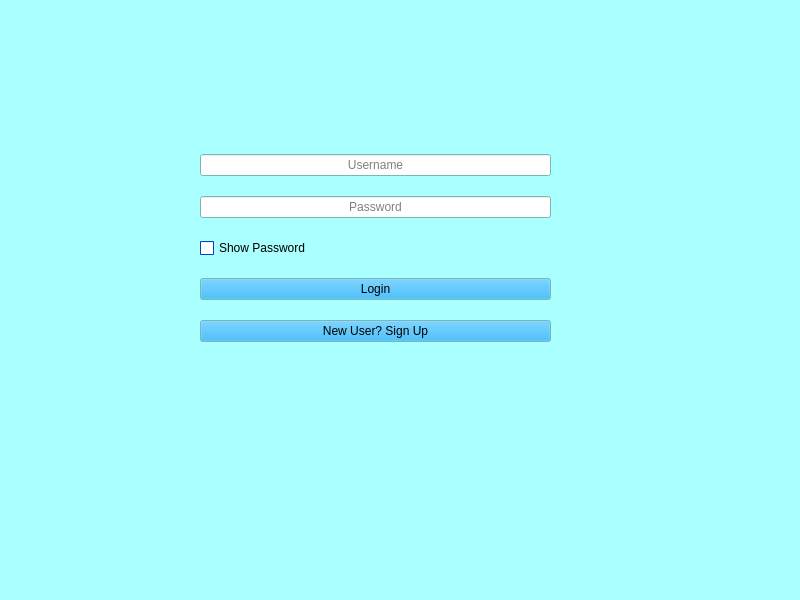
<?xml version="1.0" encoding="UTF-8"?>
<ui version="4.0">
 <class>Widget</class>
 <widget class="QWidget" name="Widget">
  <property name="geometry">
   <rect>
    <x>0</x>
    <y>0</y>
    <width>800</width>
    <height>600</height>
   </rect>
  </property>
  <property name="palette">
   <palette>
    <active>
     <colorrole role="WindowText">
      <brush brushstyle="SolidPattern">
       <color alpha="255">
        <red>0</red>
        <green>0</green>
        <blue>0</blue>
       </color>
      </brush>
     </colorrole>
     <colorrole role="Button">
      <brush brushstyle="SolidPattern">
       <color alpha="255">
        <red>0</red>
        <green>170</green>
        <blue>255</blue>
       </color>
      </brush>
     </colorrole>
     <colorrole role="Light">
      <brush brushstyle="SolidPattern">
       <color alpha="255">
        <red>85</red>
        <green>255</green>
        <blue>255</blue>
       </color>
      </brush>
     </colorrole>
     <colorrole role="Midlight">
      <brush brushstyle="SolidPattern">
       <color alpha="255">
        <red>212</red>
        <green>255</green>
        <blue>255</blue>
       </color>
      </brush>
     </colorrole>
     <colorrole role="Dark">
      <brush brushstyle="SolidPattern">
       <color alpha="255">
        <red>85</red>
        <green>127</green>
        <blue>127</blue>
       </color>
      </brush>
     </colorrole>
     <colorrole role="Mid">
      <brush brushstyle="SolidPattern">
       <color alpha="255">
        <red>113</red>
        <green>170</green>
        <blue>170</blue>
       </color>
      </brush>
     </colorrole>
     <colorrole role="Text">
      <brush brushstyle="SolidPattern">
       <color alpha="255">
        <red>0</red>
        <green>0</green>
        <blue>0</blue>
       </color>
      </brush>
     </colorrole>
     <colorrole role="BrightText">
      <brush brushstyle="SolidPattern">
       <color alpha="255">
        <red>255</red>
        <green>255</green>
        <blue>255</blue>
       </color>
      </brush>
     </colorrole>
     <colorrole role="ButtonText">
      <brush brushstyle="SolidPattern">
       <color alpha="255">
        <red>0</red>
        <green>0</green>
        <blue>0</blue>
       </color>
      </brush>
     </colorrole>
     <colorrole role="Base">
      <brush brushstyle="SolidPattern">
       <color alpha="255">
        <red>255</red>
        <green>255</green>
        <blue>255</blue>
       </color>
      </brush>
     </colorrole>
     <colorrole role="Window">
      <brush brushstyle="SolidPattern">
       <color alpha="255">
        <red>170</red>
        <green>255</green>
        <blue>255</blue>
       </color>
      </brush>
     </colorrole>
     <colorrole role="Shadow">
      <brush brushstyle="SolidPattern">
       <color alpha="255">
        <red>0</red>
        <green>0</green>
        <blue>0</blue>
       </color>
      </brush>
     </colorrole>
     <colorrole role="AlternateBase">
      <brush brushstyle="SolidPattern">
       <color alpha="255">
        <red>212</red>
        <green>255</green>
        <blue>255</blue>
       </color>
      </brush>
     </colorrole>
     <colorrole role="ToolTipBase">
      <brush brushstyle="SolidPattern">
       <color alpha="255">
        <red>255</red>
        <green>255</green>
        <blue>220</blue>
       </color>
      </brush>
     </colorrole>
     <colorrole role="ToolTipText">
      <brush brushstyle="SolidPattern">
       <color alpha="255">
        <red>0</red>
        <green>0</green>
        <blue>0</blue>
       </color>
      </brush>
     </colorrole>
     <colorrole role="PlaceholderText">
      <brush brushstyle="SolidPattern">
       <color alpha="127">
        <red>0</red>
        <green>0</green>
        <blue>0</blue>
       </color>
      </brush>
     </colorrole>
     <colorrole role="Accent">
      <brush brushstyle="SolidPattern">
       <color alpha="255">
        <red>255</red>
        <green>255</green>
        <blue>255</blue>
       </color>
      </brush>
     </colorrole>
    </active>
    <inactive>
     <colorrole role="WindowText">
      <brush brushstyle="SolidPattern">
       <color alpha="255">
        <red>0</red>
        <green>0</green>
        <blue>0</blue>
       </color>
      </brush>
     </colorrole>
     <colorrole role="Button">
      <brush brushstyle="SolidPattern">
       <color alpha="255">
        <red>0</red>
        <green>170</green>
        <blue>255</blue>
       </color>
      </brush>
     </colorrole>
     <colorrole role="Light">
      <brush brushstyle="SolidPattern">
       <color alpha="255">
        <red>85</red>
        <green>255</green>
        <blue>255</blue>
       </color>
      </brush>
     </colorrole>
     <colorrole role="Midlight">
      <brush brushstyle="SolidPattern">
       <color alpha="255">
        <red>212</red>
        <green>255</green>
        <blue>255</blue>
       </color>
      </brush>
     </colorrole>
     <colorrole role="Dark">
      <brush brushstyle="SolidPattern">
       <color alpha="255">
        <red>85</red>
        <green>127</green>
        <blue>127</blue>
       </color>
      </brush>
     </colorrole>
     <colorrole role="Mid">
      <brush brushstyle="SolidPattern">
       <color alpha="255">
        <red>113</red>
        <green>170</green>
        <blue>170</blue>
       </color>
      </brush>
     </colorrole>
     <colorrole role="Text">
      <brush brushstyle="SolidPattern">
       <color alpha="255">
        <red>0</red>
        <green>0</green>
        <blue>0</blue>
       </color>
      </brush>
     </colorrole>
     <colorrole role="BrightText">
      <brush brushstyle="SolidPattern">
       <color alpha="255">
        <red>255</red>
        <green>255</green>
        <blue>255</blue>
       </color>
      </brush>
     </colorrole>
     <colorrole role="ButtonText">
      <brush brushstyle="SolidPattern">
       <color alpha="255">
        <red>0</red>
        <green>0</green>
        <blue>0</blue>
       </color>
      </brush>
     </colorrole>
     <colorrole role="Base">
      <brush brushstyle="SolidPattern">
       <color alpha="255">
        <red>255</red>
        <green>255</green>
        <blue>255</blue>
       </color>
      </brush>
     </colorrole>
     <colorrole role="Window">
      <brush brushstyle="SolidPattern">
       <color alpha="255">
        <red>170</red>
        <green>255</green>
        <blue>255</blue>
       </color>
      </brush>
     </colorrole>
     <colorrole role="Shadow">
      <brush brushstyle="SolidPattern">
       <color alpha="255">
        <red>0</red>
        <green>0</green>
        <blue>0</blue>
       </color>
      </brush>
     </colorrole>
     <colorrole role="AlternateBase">
      <brush brushstyle="SolidPattern">
       <color alpha="255">
        <red>212</red>
        <green>255</green>
        <blue>255</blue>
       </color>
      </brush>
     </colorrole>
     <colorrole role="ToolTipBase">
      <brush brushstyle="SolidPattern">
       <color alpha="255">
        <red>255</red>
        <green>255</green>
        <blue>220</blue>
       </color>
      </brush>
     </colorrole>
     <colorrole role="ToolTipText">
      <brush brushstyle="SolidPattern">
       <color alpha="255">
        <red>0</red>
        <green>0</green>
        <blue>0</blue>
       </color>
      </brush>
     </colorrole>
     <colorrole role="PlaceholderText">
      <brush brushstyle="SolidPattern">
       <color alpha="127">
        <red>0</red>
        <green>0</green>
        <blue>0</blue>
       </color>
      </brush>
     </colorrole>
     <colorrole role="Accent">
      <brush brushstyle="SolidPattern">
       <color alpha="255">
        <red>255</red>
        <green>255</green>
        <blue>255</blue>
       </color>
      </brush>
     </colorrole>
    </inactive>
    <disabled>
     <colorrole role="WindowText">
      <brush brushstyle="SolidPattern">
       <color alpha="255">
        <red>85</red>
        <green>127</green>
        <blue>127</blue>
       </color>
      </brush>
     </colorrole>
     <colorrole role="Button">
      <brush brushstyle="SolidPattern">
       <color alpha="255">
        <red>0</red>
        <green>170</green>
        <blue>255</blue>
       </color>
      </brush>
     </colorrole>
     <colorrole role="Light">
      <brush brushstyle="SolidPattern">
       <color alpha="255">
        <red>85</red>
        <green>255</green>
        <blue>255</blue>
       </color>
      </brush>
     </colorrole>
     <colorrole role="Midlight">
      <brush brushstyle="SolidPattern">
       <color alpha="255">
        <red>212</red>
        <green>255</green>
        <blue>255</blue>
       </color>
      </brush>
     </colorrole>
     <colorrole role="Dark">
      <brush brushstyle="SolidPattern">
       <color alpha="255">
        <red>85</red>
        <green>127</green>
        <blue>127</blue>
       </color>
      </brush>
     </colorrole>
     <colorrole role="Mid">
      <brush brushstyle="SolidPattern">
       <color alpha="255">
        <red>113</red>
        <green>170</green>
        <blue>170</blue>
       </color>
      </brush>
     </colorrole>
     <colorrole role="Text">
      <brush brushstyle="SolidPattern">
       <color alpha="255">
        <red>85</red>
        <green>127</green>
        <blue>127</blue>
       </color>
      </brush>
     </colorrole>
     <colorrole role="BrightText">
      <brush brushstyle="SolidPattern">
       <color alpha="255">
        <red>255</red>
        <green>255</green>
        <blue>255</blue>
       </color>
      </brush>
     </colorrole>
     <colorrole role="ButtonText">
      <brush brushstyle="SolidPattern">
       <color alpha="255">
        <red>85</red>
        <green>127</green>
        <blue>127</blue>
       </color>
      </brush>
     </colorrole>
     <colorrole role="Base">
      <brush brushstyle="SolidPattern">
       <color alpha="255">
        <red>170</red>
        <green>255</green>
        <blue>255</blue>
       </color>
      </brush>
     </colorrole>
     <colorrole role="Window">
      <brush brushstyle="SolidPattern">
       <color alpha="255">
        <red>170</red>
        <green>255</green>
        <blue>255</blue>
       </color>
      </brush>
     </colorrole>
     <colorrole role="Shadow">
      <brush brushstyle="SolidPattern">
       <color alpha="255">
        <red>0</red>
        <green>0</green>
        <blue>0</blue>
       </color>
      </brush>
     </colorrole>
     <colorrole role="AlternateBase">
      <brush brushstyle="SolidPattern">
       <color alpha="255">
        <red>170</red>
        <green>255</green>
        <blue>255</blue>
       </color>
      </brush>
     </colorrole>
     <colorrole role="ToolTipBase">
      <brush brushstyle="SolidPattern">
       <color alpha="255">
        <red>255</red>
        <green>255</green>
        <blue>220</blue>
       </color>
      </brush>
     </colorrole>
     <colorrole role="ToolTipText">
      <brush brushstyle="SolidPattern">
       <color alpha="255">
        <red>0</red>
        <green>0</green>
        <blue>0</blue>
       </color>
      </brush>
     </colorrole>
     <colorrole role="PlaceholderText">
      <brush brushstyle="SolidPattern">
       <color alpha="127">
        <red>85</red>
        <green>127</green>
        <blue>127</blue>
       </color>
      </brush>
     </colorrole>
     <colorrole role="Accent">
      <brush brushstyle="SolidPattern">
       <color alpha="255">
        <red>246</red>
        <green>255</green>
        <blue>255</blue>
       </color>
      </brush>
     </colorrole>
    </disabled>
   </palette>
  </property>
  <property name="windowTitle">
   <string>Widget</string>
  </property>
  <widget class="QWidget" name="gridLayoutWidget">
   <property name="geometry">
    <rect>
     <x>200</x>
     <y>140</y>
     <width>351</width>
     <height>221</height>
    </rect>
   </property>
   <layout class="QGridLayout" name="gridLayout_3">
    <item row="0" column="0" colspan="2">
     <widget class="QLineEdit" name="usernameLineEdit">
      <property name="text">
       <string/>
      </property>
      <property name="alignment">
       <set>Qt::AlignmentFlag::AlignCenter</set>
      </property>
      <property name="placeholderText">
       <string>Username</string>
      </property>
      <property name="clearButtonEnabled">
       <bool>false</bool>
      </property>
     </widget>
    </item>
    <item row="1" column="0" colspan="2">
     <widget class="QLineEdit" name="passwordLineEdit">
      <property name="text">
       <string/>
      </property>
      <property name="echoMode">
       <enum>QLineEdit::EchoMode::Password</enum>
      </property>
      <property name="alignment">
       <set>Qt::AlignmentFlag::AlignCenter</set>
      </property>
      <property name="placeholderText">
       <string>Password</string>
      </property>
     </widget>
    </item>
    <item row="5" column="0" colspan="2">
     <widget class="QPushButton" name="newSignUpButton">
      <property name="text">
       <string>New User? Sign Up</string>
      </property>
     </widget>
    </item>
    <item row="4" column="0">
     <layout class="QHBoxLayout" name="horizontalLayout_2">
      <property name="spacing">
       <number>17</number>
      </property>
     </layout>
    </item>
    <item row="3" column="0" colspan="2">
     <widget class="QPushButton" name="loginPushButton">
      <property name="text">
       <string>Login</string>
      </property>
     </widget>
    </item>
    <item row="2" column="0">
     <widget class="QCheckBox" name="showPassCheckBox">
      <property name="palette">
       <palette>
        <active>
         <colorrole role="WindowText">
          <brush brushstyle="SolidPattern">
           <color alpha="255">
            <red>0</red>
            <green>0</green>
            <blue>0</blue>
           </color>
          </brush>
         </colorrole>
         <colorrole role="Button">
          <brush brushstyle="SolidPattern">
           <color alpha="255">
            <red>0</red>
            <green>85</green>
            <blue>255</blue>
           </color>
          </brush>
         </colorrole>
         <colorrole role="Light">
          <brush brushstyle="SolidPattern">
           <color alpha="255">
            <red>127</red>
            <green>170</green>
            <blue>255</blue>
           </color>
          </brush>
         </colorrole>
         <colorrole role="Midlight">
          <brush brushstyle="SolidPattern">
           <color alpha="255">
            <red>63</red>
            <green>127</green>
            <blue>255</blue>
           </color>
          </brush>
         </colorrole>
         <colorrole role="Dark">
          <brush brushstyle="SolidPattern">
           <color alpha="255">
            <red>0</red>
            <green>42</green>
            <blue>127</blue>
           </color>
          </brush>
         </colorrole>
         <colorrole role="Mid">
          <brush brushstyle="SolidPattern">
           <color alpha="255">
            <red>0</red>
            <green>57</green>
            <blue>170</blue>
           </color>
          </brush>
         </colorrole>
         <colorrole role="Text">
          <brush brushstyle="SolidPattern">
           <color alpha="255">
            <red>0</red>
            <green>0</green>
            <blue>0</blue>
           </color>
          </brush>
         </colorrole>
         <colorrole role="BrightText">
          <brush brushstyle="SolidPattern">
           <color alpha="255">
            <red>255</red>
            <green>255</green>
            <blue>255</blue>
           </color>
          </brush>
         </colorrole>
         <colorrole role="ButtonText">
          <brush brushstyle="SolidPattern">
           <color alpha="255">
            <red>0</red>
            <green>0</green>
            <blue>0</blue>
           </color>
          </brush>
         </colorrole>
         <colorrole role="Base">
          <brush brushstyle="SolidPattern">
           <color alpha="255">
            <red>255</red>
            <green>255</green>
            <blue>255</blue>
           </color>
          </brush>
         </colorrole>
         <colorrole role="Window">
          <brush brushstyle="SolidPattern">
           <color alpha="255">
            <red>0</red>
            <green>85</green>
            <blue>255</blue>
           </color>
          </brush>
         </colorrole>
         <colorrole role="Shadow">
          <brush brushstyle="SolidPattern">
           <color alpha="255">
            <red>0</red>
            <green>0</green>
            <blue>0</blue>
           </color>
          </brush>
         </colorrole>
         <colorrole role="AlternateBase">
          <brush brushstyle="SolidPattern">
           <color alpha="255">
            <red>127</red>
            <green>170</green>
            <blue>255</blue>
           </color>
          </brush>
         </colorrole>
         <colorrole role="ToolTipBase">
          <brush brushstyle="SolidPattern">
           <color alpha="255">
            <red>255</red>
            <green>255</green>
            <blue>220</blue>
           </color>
          </brush>
         </colorrole>
         <colorrole role="ToolTipText">
          <brush brushstyle="SolidPattern">
           <color alpha="255">
            <red>0</red>
            <green>0</green>
            <blue>0</blue>
           </color>
          </brush>
         </colorrole>
         <colorrole role="PlaceholderText">
          <brush brushstyle="SolidPattern">
           <color alpha="127">
            <red>0</red>
            <green>0</green>
            <blue>0</blue>
           </color>
          </brush>
         </colorrole>
         <colorrole role="Accent">
          <brush brushstyle="SolidPattern">
           <color alpha="255">
            <red>255</red>
            <green>255</green>
            <blue>255</blue>
           </color>
          </brush>
         </colorrole>
        </active>
        <inactive>
         <colorrole role="WindowText">
          <brush brushstyle="SolidPattern">
           <color alpha="255">
            <red>0</red>
            <green>0</green>
            <blue>0</blue>
           </color>
          </brush>
         </colorrole>
         <colorrole role="Button">
          <brush brushstyle="SolidPattern">
           <color alpha="255">
            <red>0</red>
            <green>85</green>
            <blue>255</blue>
           </color>
          </brush>
         </colorrole>
         <colorrole role="Light">
          <brush brushstyle="SolidPattern">
           <color alpha="255">
            <red>127</red>
            <green>170</green>
            <blue>255</blue>
           </color>
          </brush>
         </colorrole>
         <colorrole role="Midlight">
          <brush brushstyle="SolidPattern">
           <color alpha="255">
            <red>63</red>
            <green>127</green>
            <blue>255</blue>
           </color>
          </brush>
         </colorrole>
         <colorrole role="Dark">
          <brush brushstyle="SolidPattern">
           <color alpha="255">
            <red>0</red>
            <green>42</green>
            <blue>127</blue>
           </color>
          </brush>
         </colorrole>
         <colorrole role="Mid">
          <brush brushstyle="SolidPattern">
           <color alpha="255">
            <red>0</red>
            <green>57</green>
            <blue>170</blue>
           </color>
          </brush>
         </colorrole>
         <colorrole role="Text">
          <brush brushstyle="SolidPattern">
           <color alpha="255">
            <red>0</red>
            <green>0</green>
            <blue>0</blue>
           </color>
          </brush>
         </colorrole>
         <colorrole role="BrightText">
          <brush brushstyle="SolidPattern">
           <color alpha="255">
            <red>255</red>
            <green>255</green>
            <blue>255</blue>
           </color>
          </brush>
         </colorrole>
         <colorrole role="ButtonText">
          <brush brushstyle="SolidPattern">
           <color alpha="255">
            <red>0</red>
            <green>0</green>
            <blue>0</blue>
           </color>
          </brush>
         </colorrole>
         <colorrole role="Base">
          <brush brushstyle="SolidPattern">
           <color alpha="255">
            <red>255</red>
            <green>255</green>
            <blue>255</blue>
           </color>
          </brush>
         </colorrole>
         <colorrole role="Window">
          <brush brushstyle="SolidPattern">
           <color alpha="255">
            <red>0</red>
            <green>85</green>
            <blue>255</blue>
           </color>
          </brush>
         </colorrole>
         <colorrole role="Shadow">
          <brush brushstyle="SolidPattern">
           <color alpha="255">
            <red>0</red>
            <green>0</green>
            <blue>0</blue>
           </color>
          </brush>
         </colorrole>
         <colorrole role="AlternateBase">
          <brush brushstyle="SolidPattern">
           <color alpha="255">
            <red>127</red>
            <green>170</green>
            <blue>255</blue>
           </color>
          </brush>
         </colorrole>
         <colorrole role="ToolTipBase">
          <brush brushstyle="SolidPattern">
           <color alpha="255">
            <red>255</red>
            <green>255</green>
            <blue>220</blue>
           </color>
          </brush>
         </colorrole>
         <colorrole role="ToolTipText">
          <brush brushstyle="SolidPattern">
           <color alpha="255">
            <red>0</red>
            <green>0</green>
            <blue>0</blue>
           </color>
          </brush>
         </colorrole>
         <colorrole role="PlaceholderText">
          <brush brushstyle="SolidPattern">
           <color alpha="127">
            <red>0</red>
            <green>0</green>
            <blue>0</blue>
           </color>
          </brush>
         </colorrole>
         <colorrole role="Accent">
          <brush brushstyle="SolidPattern">
           <color alpha="255">
            <red>255</red>
            <green>255</green>
            <blue>255</blue>
           </color>
          </brush>
         </colorrole>
        </inactive>
        <disabled>
         <colorrole role="WindowText">
          <brush brushstyle="SolidPattern">
           <color alpha="255">
            <red>0</red>
            <green>42</green>
            <blue>127</blue>
           </color>
          </brush>
         </colorrole>
         <colorrole role="Button">
          <brush brushstyle="SolidPattern">
           <color alpha="255">
            <red>0</red>
            <green>85</green>
            <blue>255</blue>
           </color>
          </brush>
         </colorrole>
         <colorrole role="Light">
          <brush brushstyle="SolidPattern">
           <color alpha="255">
            <red>127</red>
            <green>170</green>
            <blue>255</blue>
           </color>
          </brush>
         </colorrole>
         <colorrole role="Midlight">
          <brush brushstyle="SolidPattern">
           <color alpha="255">
            <red>63</red>
            <green>127</green>
            <blue>255</blue>
           </color>
          </brush>
         </colorrole>
         <colorrole role="Dark">
          <brush brushstyle="SolidPattern">
           <color alpha="255">
            <red>0</red>
            <green>42</green>
            <blue>127</blue>
           </color>
          </brush>
         </colorrole>
         <colorrole role="Mid">
          <brush brushstyle="SolidPattern">
           <color alpha="255">
            <red>0</red>
            <green>57</green>
            <blue>170</blue>
           </color>
          </brush>
         </colorrole>
         <colorrole role="Text">
          <brush brushstyle="SolidPattern">
           <color alpha="255">
            <red>0</red>
            <green>42</green>
            <blue>127</blue>
           </color>
          </brush>
         </colorrole>
         <colorrole role="BrightText">
          <brush brushstyle="SolidPattern">
           <color alpha="255">
            <red>255</red>
            <green>255</green>
            <blue>255</blue>
           </color>
          </brush>
         </colorrole>
         <colorrole role="ButtonText">
          <brush brushstyle="SolidPattern">
           <color alpha="255">
            <red>0</red>
            <green>42</green>
            <blue>127</blue>
           </color>
          </brush>
         </colorrole>
         <colorrole role="Base">
          <brush brushstyle="SolidPattern">
           <color alpha="255">
            <red>0</red>
            <green>85</green>
            <blue>255</blue>
           </color>
          </brush>
         </colorrole>
         <colorrole role="Window">
          <brush brushstyle="SolidPattern">
           <color alpha="255">
            <red>0</red>
            <green>85</green>
            <blue>255</blue>
           </color>
          </brush>
         </colorrole>
         <colorrole role="Shadow">
          <brush brushstyle="SolidPattern">
           <color alpha="255">
            <red>0</red>
            <green>0</green>
            <blue>0</blue>
           </color>
          </brush>
         </colorrole>
         <colorrole role="AlternateBase">
          <brush brushstyle="SolidPattern">
           <color alpha="255">
            <red>0</red>
            <green>85</green>
            <blue>255</blue>
           </color>
          </brush>
         </colorrole>
         <colorrole role="ToolTipBase">
          <brush brushstyle="SolidPattern">
           <color alpha="255">
            <red>255</red>
            <green>255</green>
            <blue>220</blue>
           </color>
          </brush>
         </colorrole>
         <colorrole role="ToolTipText">
          <brush brushstyle="SolidPattern">
           <color alpha="255">
            <red>0</red>
            <green>0</green>
            <blue>0</blue>
           </color>
          </brush>
         </colorrole>
         <colorrole role="PlaceholderText">
          <brush brushstyle="SolidPattern">
           <color alpha="127">
            <red>0</red>
            <green>42</green>
            <blue>127</blue>
           </color>
          </brush>
         </colorrole>
         <colorrole role="Accent">
          <brush brushstyle="SolidPattern">
           <color alpha="255">
            <red>76</red>
            <green>136</green>
            <blue>255</blue>
           </color>
          </brush>
         </colorrole>
        </disabled>
       </palette>
      </property>
      <property name="text">
       <string>Show Password</string>
      </property>
     </widget>
    </item>
    <item row="2" column="1">
     <widget class="QLabel" name="outputLabel">
      <property name="text">
       <string/>
      </property>
      <property name="alignment">
       <set>Qt::AlignmentFlag::AlignRight|Qt::AlignmentFlag::AlignTrailing|Qt::AlignmentFlag::AlignVCenter</set>
      </property>
     </widget>
    </item>
   </layout>
  </widget>
 </widget>
 <resources/>
 <connections/>
</ui>
